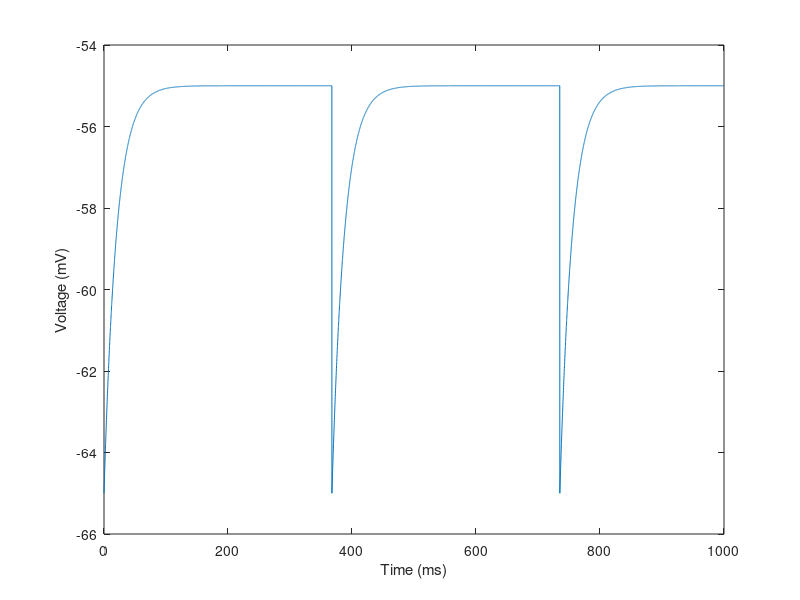
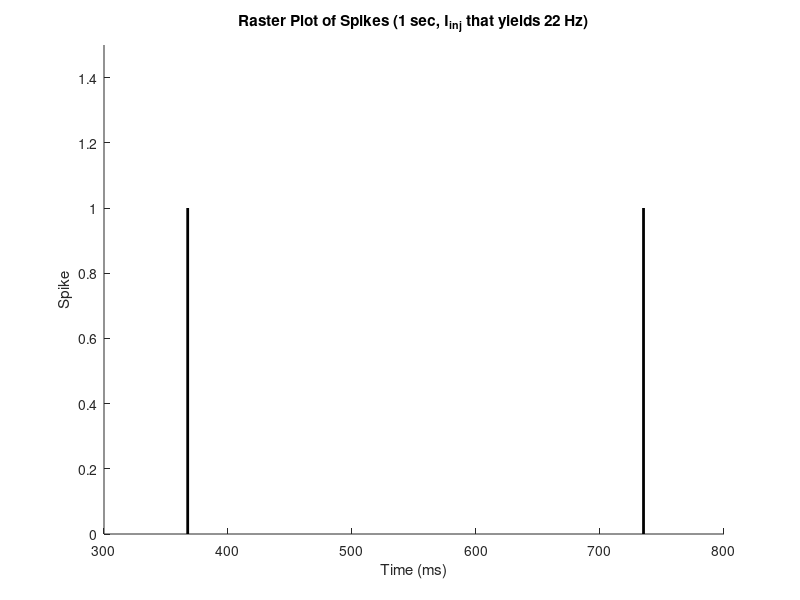

Reproduce these figures in MATLAB, in order.
% Define model parameters
dt=0.1;
Erest= -65;
tau=20;
R=10;
Eth=-55;
t_array=0:dt:1000;
v=zeros(size(t_array));
v(1)=Erest;
spike_times=[];
I_inj=1.00000001; % try for different values such as 1.01, 1.00001, 1.00000001 etc
% iterate and check 
for i=1:length(t_array)-1
    % check if v(i) crosses the threshold value
    if v(i) >= Eth
        spike_times=[spike_times,t_array(i)];
        v(i+1)=Erest;
    else
        v(i+1)=v(i) + (dt/tau) * (Erest-v(i)+ R*I_inj);
    end


end

% count spikes per second
num_spikes=length(spike_times);
total_time= t_array(end)/1000; % total taken time in seconds
firing_rate=num_spikes/total_time;


% % plot
plot(t_array, v);
xlabel('Time (ms)');
ylabel('Voltage (mV)');


% Raster plot for the final value of I_inj that produced 22Hz firing rate
figure; 
hold on;
%  plot a vertical line from y=0 to y=1 to represent each spike
for j = 1:length(spike_times)
    line([spike_times(j) spike_times(j)], [0 1], 'Color', 'k', 'LineWidth', 2);
end
xlabel('Time (ms)');
ylabel('Spike');
title('Raster Plot of Spikes (1 sec, I_{inj} that yields 22 Hz)');
ylim([0 1.5]); 
hold off;
